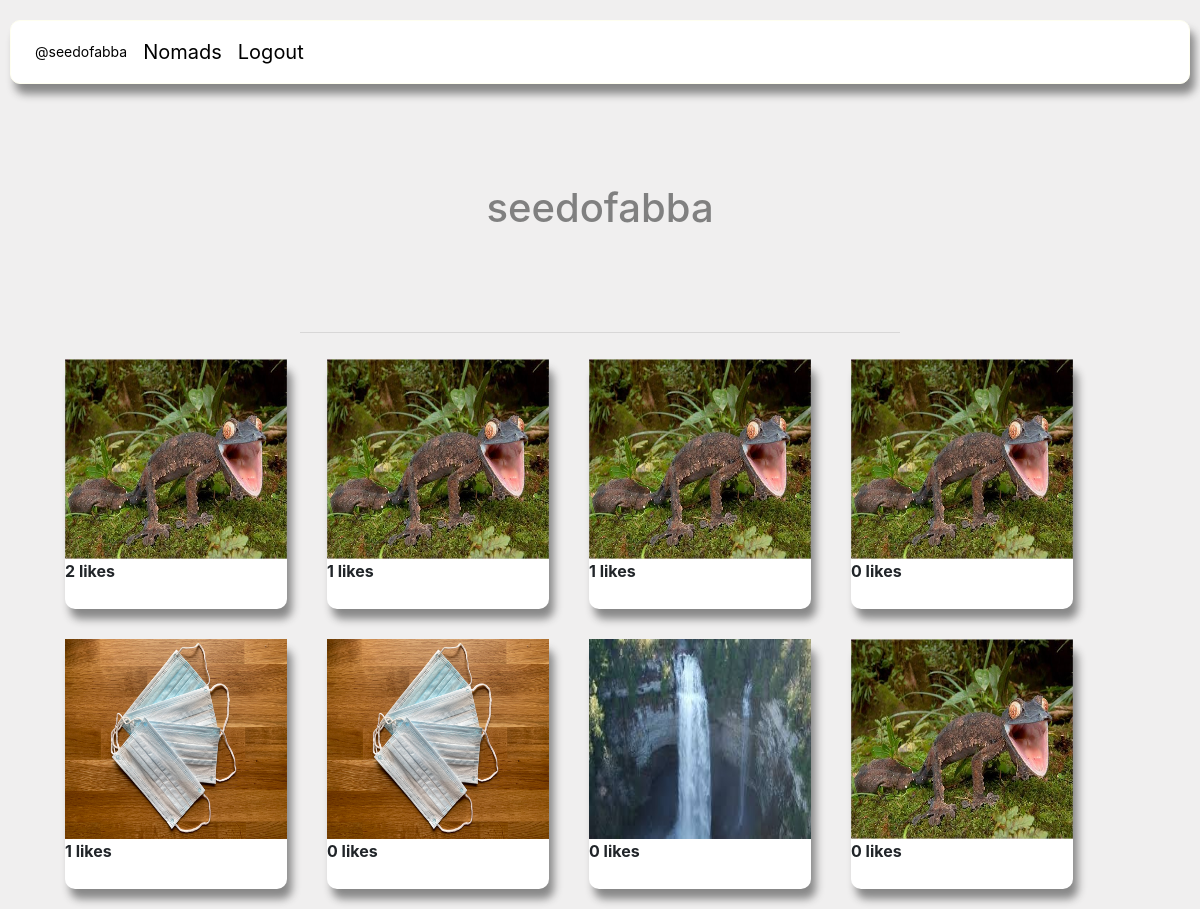
Page /users_post/1 on the earlier database version.
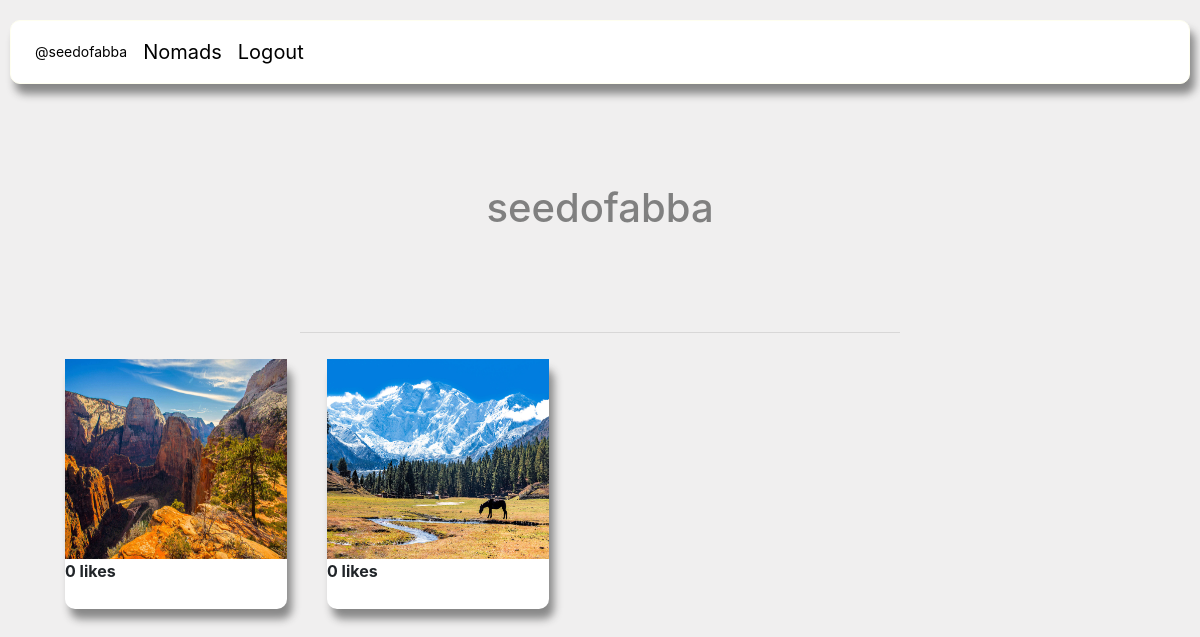
Same page on the later database version.
### nomadapp/models/post.py (models this page shows, shortened)
class Post(models.Model):
    user = models.ForeignKey(User, on_delete=models.CASCADE, related_name='comment')
    title = models.CharField(max_length=50)
    location = models.CharField(max_length=255, blank=True, default=None)
    description = models.TextField(blank=True, default='')
    date = models.DateField(auto_now=False, auto_now_add=False,)
    liked = models.ManyToManyField(User, default=None,blank=True,related_name='liked')
    post_image = models.ImageField(blank=True, upload_to='images/')
    class Meta:
        verbose_name = ("post")
        verbose_name_plural = ("posts")

### nomadapp/views/posts/user_post_list.py (the view)
# urls.py: path('users_post/<int:user_id>', user_post_list, name='users_post'),
def user_post_list(request, user_id):
    if request.method == 'GET':
        user = get_user(user_id)
        users_post = Post.objects.filter(user_id=user.id)
        template = 'posts/user_post_list.html'
        context = {
        'user': user,
        'users_post': users_post
        }
        return render(request, template, context)

### nomadapp/views/posts/user_post_list.py (called while the page is built)
def get_user(user_id):
    return User.objects.get(pk=user_id)

### nomadapp/templates/posts/user_post_list.html (shortened to what this page needs)
{% extends 'shared/base.html' %}
{% load static %}
{% block css %}
    <link rel="stylesheet" href="{% static 'styles/user_posts.css' %}" />
{% endblock %}
{% block content %}
<h1 class="username">{{user.username}}</h1>
<hr>
    <div class="container">
        {% for post in users_post %}
            <div class="post_card">
            <img class="post_photo" src="{{post.post_image.url}}"></img>
            <div><strong>{{post.liked.all.count}} likes</strong></div>
            </div>
        {% endfor %}
</div>
{% endblock %}

### nomadapp/templates/shared/base.html (shortened to what this page needs)
<!DOCTYPE html>
{% load static %}
<html>
<head>
   <link rel="stylesheet" href="{% static 'styles/base.css' %}" />
   <link rel="stylesheet" href="https://stackpath.bootstrapcdn.com/bootstrap/4.4.1/css/bootstrap.min.css">
    {% block css %}
    {% endblock %}
</head>
<body>
    <nav id="site-nav">
        <ol class="navList">
            {% if user.is_authenticated %}
                <li class="navList__route username"><a class="nav_username" href="{% url 'nomadapp:users_post' user.id %}">@{{user.username}}</a><li>
                <li class="navList__route"><a href="{% url 'nomadapp:home' %}">Nomads</a><li>
                <li class="navList__route"><a href="{% url 'nomadapp:logout' %}">Logout</a><li>
            {% else %}
                <li class="navList__route"><a href="{% url 'nomadapp:login' %}">Login</a><li>
                <li class="navList__route"><a href="{% url 'nomadapp:register' %}">Sign Up</a><li>
            {% endif %}
        </ol>
    </nav>
     <main class="main-content">
        {% block content %}
        {% endblock %}
    </main>
</body>
</html>

### nomadapp/static/styles/base.css (style rules this page uses)
a.nav_username { font-size: 14px; }
li.navList__route.username { margin-top: 2px }
.navList { list-style-type: none; display: flex; color: black !important; padding: 1em; margin: 0; }
.navList__route { margin: 0 0.5em; }
#site-nav { margin: 20px 10px 0px 10px; border: solid .5px ivory; background-color: white; border-radius: 10px; box-shadow: 5px 10px 8px #888888; margin-bottom: 50px }
a { color: black !important; text-decoration: none; font-size: 20px; }

### nomadapp/static/styles/user_posts.css (style rules this page uses)
body { background-color: rgb(240, 239, 239) }
.username { text-align: center; color: gray; margin-top: 100px }
hr { width: 600px; margin-top: 100px }
.post_card { width: 300px; margin-bottom: 20px; margin-left: 20px; margin-right: 20px; margin-top: 10px; background-color: white; border-radius: 10px; box-shadow: 5px 10px 8px #888888; height: 250px; flex-basis: 20%; }
.container { display: flex; flex-flow: row wrap; position: relative; }
img.post_photo { width: 100%; height: 200px; }

Differences in the rows shown:
removed Post: post_image (picture), liked.all.count "2"
removed Post: post_image (picture), liked.all.count "1"
removed Post: post_image (picture), liked.all.count "1"
removed Post: post_image (picture), liked.all.count "0"
removed Post: post_image (picture), liked.all.count "1"
removed Post: post_image (picture), liked.all.count "0"
removed Post: post_image (picture), liked.all.count "0"
removed Post: post_image (picture), liked.all.count "0"
added Post: post_image (picture), liked.all.count "0"
added Post: post_image (picture), liked.all.count "0"
